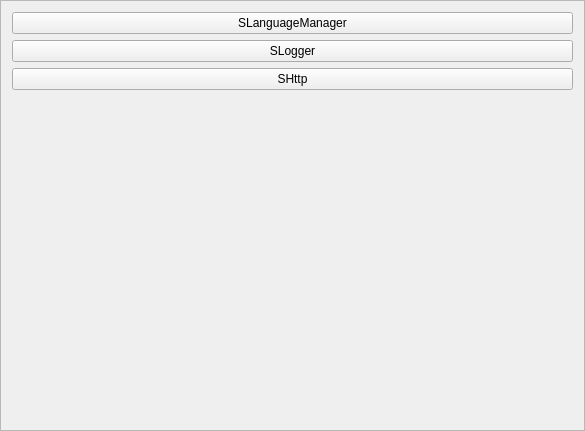
<?xml version="1.0" encoding="UTF-8"?>
<ui version="4.0">
 <class>FrameTest</class>
 <widget class="QFrame" name="FrameTest">
  <property name="geometry">
   <rect>
    <x>0</x>
    <y>0</y>
    <width>585</width>
    <height>431</height>
   </rect>
  </property>
  <property name="windowTitle">
   <string>Frame</string>
  </property>
  <property name="frameShape">
   <enum>QFrame::StyledPanel</enum>
  </property>
  <property name="frameShadow">
   <enum>QFrame::Raised</enum>
  </property>
  <layout class="QVBoxLayout" name="verticalLayout">
   <item>
    <widget class="QPushButton" name="pushButton_SLanguageManager">
     <property name="text">
      <string>SLanguageManager</string>
     </property>
    </widget>
   </item>
   <item>
    <widget class="QPushButton" name="pushButton_SLogger">
     <property name="text">
      <string>SLogger</string>
     </property>
    </widget>
   </item>
   <item>
    <widget class="QPushButton" name="pushButton_SHttp">
     <property name="text">
      <string>SHttp</string>
     </property>
    </widget>
   </item>
   <item>
    <spacer name="verticalSpacer">
     <property name="orientation">
      <enum>Qt::Vertical</enum>
     </property>
     <property name="sizeHint" stdset="0">
      <size>
       <width>20</width>
       <height>40</height>
      </size>
     </property>
    </spacer>
   </item>
  </layout>
 </widget>
 <resources/>
 <connections/>
</ui>
